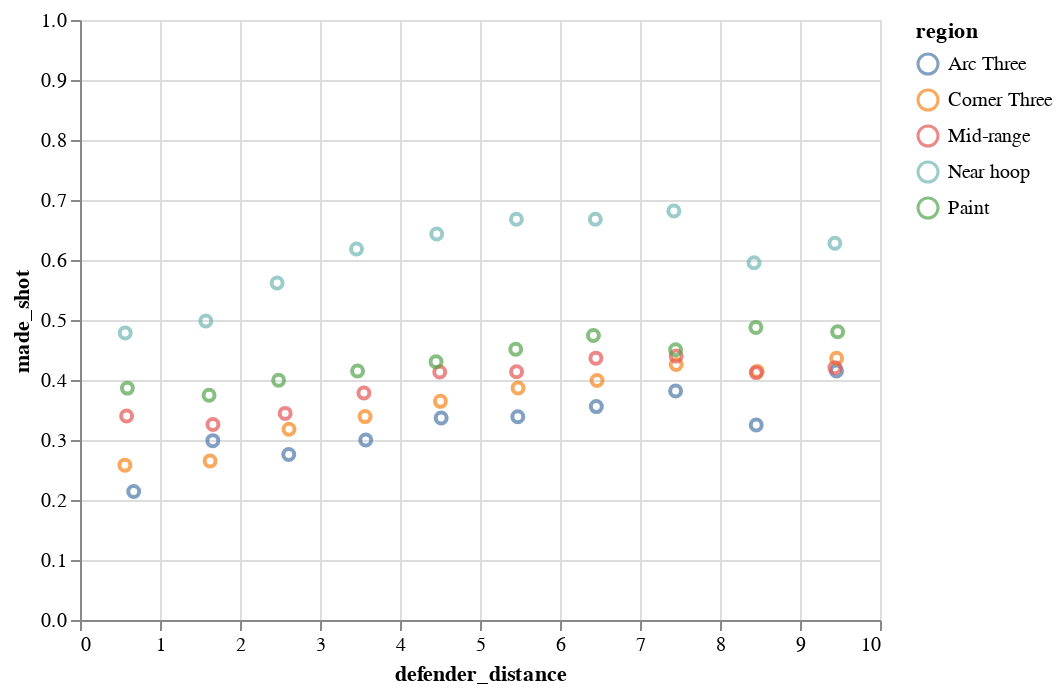

The code cell stored with this chart in its notebook:
### Markdown cell above
## Visualization by Two Variables
Now we create a plot for the newly created variable, `bball_percentages_by_region`. Notice that currently there are two indices for '`bball_percentages_by_region`', as it is created using the `groupby` operation with respect to two variables. 

We can convert '`region`' back to a column by `.reset_index(level = 'region')`, and then plotting it. This should be very similar to our previous visualization where the x-axis is the defender distances and the y-axis is the probability estimates; new here is the color, which encodes the region from which the shot is made. 


<!--
BEGIN QUESTION
name: q4
manual: true
points: 5
gradescope: show
-->
<!-- EXPORT TO PDF -->

### Code cell
alt.Chart(bball_percentages_by_region).mark_point().encode(
    x = 'defender_distance',
    y = alt.Y('made_shot', scale = alt.Scale(domain=(0, 1))),
    color='region'
)

### Figure 1 — Vega-Lite specification as saved in the notebook (floating-point values rounded to 4 significant figures)
{"config": {"view": {"continuousWidth": 400, "continuousHeight": 300}}, "data": {"name": "data-c42f5389084bc561a995e6d546a43345"}, "mark": "point", "encoding": {"color": {"type": "nominal", "field": "region"}, "x": {"type": "quantitative", "field": "defender_distance"}, "y": {"type": "quantitative", "field": "made_shot", "scale": {"domain": [0, 1]}}}, "$schema": "https://vega.github.io/schema/vega-lite/v4.8.1.json", "datasets": {"data-c42f5389084bc561a995e6d546a43345": [{"made_shot": 0.2143, "region": "Arc Three", "defender_distance": 0.6713}, {"made_shot": 0.2581, "region": "Corner Three", "defender_distance": 0.5611}, {"made_shot": 0.34, "region": "Mid-range", "defender_distance": 0.5826}, {"made_shot": 0.4785, "region": "Near hoop", "defender_distance": 0.5652}, {"made_shot": 0.3865, "region": "Paint", "defender_distance": 0.5925}, {"made_shot": 0.2989, "region": "Arc Three", "defender_distance": 1.66}, {"made_shot": 0.265, "region": "Corner Three", "defender_distance": 1.626}, {"made_shot": 0.3258, "region": "Mid-range", "defender_distance": 1.662}, {"made_shot": 0.4985, "region": "Near hoop", "defender_distance": 1.572}, {"made_shot": 0.3746, "region": "Paint", "defender_distance": 1.614}, {"made_shot": 0.2757, "region": "Arc Three", "defender_distance": 2.609}, {"made_shot": 0.318, "region": "Corner Three", "defender_distance": 2.613}, {"made_shot": 0.3444, "region": "Mid-range", "defender_distance": 2.565}, {"made_shot": 0.5616, "region": "Near hoop", "defender_distance": 2.464}, {"made_shot": 0.3997, "region": "Paint", "defender_distance": 2.483}, {"made_shot": 0.3001, "region": "Arc Three", "defender_distance": 3.572}, {"made_shot": 0.339, "region": "Corner Three", "defender_distance": 3.563}, {"made_shot": 0.3784, "region": "Mid-range", "defender_distance": 3.549}, {"made_shot": 0.6182, "region": "Near hoop", "defender_distance": 3.456}, {"made_shot": 0.4149, "region": "Paint", "defender_distance": 3.47}, {"made_shot": 0.3367, "region": "Arc Three", "defender_distance": 4.515}, {"made_shot": 0.3644, "region": "Corner Three", "defender_distance": 4.506}, {"made_shot": 0.4132, "region": "Mid-range", "defender_distance": 4.497}, {"made_shot": 0.6434, "region": "Near hoop", "defender_distance": 4.459}, {"made_shot": 0.4303, "region": "Paint", "defender_distance": 4.451}, {"made_shot": 0.3388, "region": "Arc Three", "defender_distance": 5.473}, {"made_shot": 0.3866, "region": "Corner Three", "defender_distance": 5.476}, {"made_shot": 0.4138, "region": "Mid-range", "defender_distance": 5.457}, {"made_shot": 0.668, "region": "Near hoop", "defender_distance": 5.455}, {"made_shot": 0.4512, "region": "Paint", "defender_distance": 5.446}, {"made_shot": 0.3557, "region": "Arc Three", "defender_distance": 6.454}, {"made_shot": 0.3992, "region": "Corner Three", "defender_distance": 6.463}, {"made_shot": 0.4364, "region": "Mid-range", "defender_distance": 6.449}, {"made_shot": 0.668, "region": "Near hoop", "defender_distance": 6.442}, {"made_shot": 0.4742, "region": "Paint", "defender_distance": 6.418}, {"made_shot": 0.3816, "region": "Arc Three", "defender_distance": 7.445}, {"made_shot": 0.4258, "region": "Corner Three", "defender_distance": 7.452}, {"made_shot": 0.4398, "region": "Mid-range", "defender_distance": 7.452}, {"made_shot": 0.6816, "region": "Near hoop", "defender_distance": 7.423}, {"made_shot": 0.4503, "region": "Paint", "defender_distance": 7.445}, {"made_shot": 0.325, "region": "Arc Three", "defender_distance": 8.453}, {"made_shot": 0.4144, "region": "Corner Three", "defender_distance": 8.465}, {"made_shot": 0.4123, "region": "Mid-range", "defender_distance": 8.452}, {"made_shot": 0.5954, "region": "Near hoop", "defender_distance": 8.425}, {"made_shot": 0.4877, "region": "Paint", "defender_distance": 8.448}, {"made_shot": 0.4151, "region": "Arc Three", "defender_distance": 9.456}, {"made_shot": 0.4362, "region": "Corner Three", "defender_distance": 9.457}, {"made_shot": 0.4206, "region": "Mid-range", "defender_distance": 9.437}, {"made_shot": 0.6279, "region": "Near hoop", "defender_distance": 9.436}, {"made_shot": 0.4805, "region": "Paint", "defender_distance": 9.471}]}}
